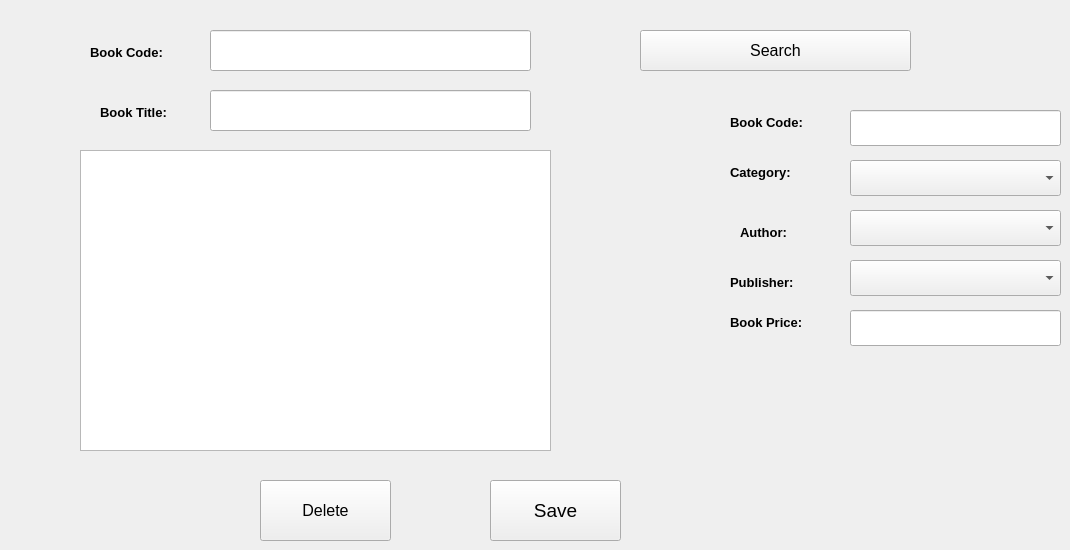
      <widget class="QWidget" name="tab_6">
       <attribute name="title">
        <string>Edit/Delete Book</string>
       </attribute>
       <widget class="QLineEdit" name="lineEdit_6">
        <property name="geometry">
         <rect>
          <x>850</x>
          <y>110</y>
          <width>211</width>
          <height>36</height>
         </rect>
        </property>
       </widget>
       <widget class="QLineEdit" name="lineEdit_7">
        <property name="geometry">
         <rect>
          <x>850</x>
          <y>310</y>
          <width>211</width>
          <height>36</height>
         </rect>
        </property>
       </widget>
       <widget class="QComboBox" name="comboBox_6">
        <property name="geometry">
         <rect>
          <x>850</x>
          <y>260</y>
          <width>211</width>
          <height>36</height>
         </rect>
        </property>
       </widget>
       <widget class="QLabel" name="label_11">
        <property name="geometry">
         <rect>
          <x>730</x>
          <y>270</y>
          <width>89</width>
          <height>25</height>
         </rect>
        </property>
        <property name="font">
         <font>
          <family>Segoe UI</family>
          <pointsize>10</pointsize>
          <weight>75</weight>
          <bold>true</bold>
         </font>
        </property>
        <property name="text">
         <string>Publisher:</string>
        </property>
       </widget>
       <widget class="QComboBox" name="comboBox_7">
        <property name="geometry">
         <rect>
          <x>850</x>
          <y>210</y>
          <width>211</width>
          <height>36</height>
         </rect>
        </property>
       </widget>
       <widget class="QLabel" name="label_12">
        <property name="geometry">
         <rect>
          <x>730</x>
          <y>110</y>
          <width>103</width>
          <height>25</height>
         </rect>
        </property>
        <property name="font">
         <font>
          <family>Segoe UI</family>
          <pointsize>10</pointsize>
          <weight>75</weight>
          <bold>true</bold>
         </font>
        </property>
        <property name="text">
         <string>Book Code:</string>
        </property>
       </widget>
       <widget class="QLineEdit" name="lineEdit_8">
        <property name="geometry">
         <rect>
          <x>210</x>
          <y>90</y>
          <width>321</width>
          <height>41</height>
         </rect>
        </property>
       </widget>
       <widget class="QLabel" name="label_4">
        <property name="geometry">
         <rect>
          <x>100</x>
          <y>100</y>
          <width>95</width>
          <height>25</height>
         </rect>
        </property>
        <property name="font">
         <font>
          <family>Segoe UI</family>
          <pointsize>10</pointsize>
          <weight>75</weight>
          <bold>true</bold>
         </font>
        </property>
        <property name="text">
         <string>Book Title:</string>
        </property>
       </widget>
       <widget class="QLabel" name="label_13">
        <property name="geometry">
         <rect>
          <x>730</x>
          <y>310</y>
          <width>101</width>
          <height>25</height>
         </rect>
        </property>
        <property name="font">
         <font>
          <family>Segoe UI</family>
          <pointsize>10</pointsize>
          <weight>75</weight>
          <bold>true</bold>
         </font>
        </property>
        <property name="text">
         <string>Book Price:</string>
        </property>
       </widget>
       <widget class="QLabel" name="label_14">
        <property name="geometry">
         <rect>
          <x>740</x>
          <y>220</y>
          <width>69</width>
          <height>25</height>
         </rect>
        </property>
        <property name="font">
         <font>
          <family>Segoe UI</family>
          <pointsize>10</pointsize>
          <weight>75</weight>
          <bold>true</bold>
         </font>
        </property>
        <property name="text">
         <string>Author:</string>
        </property>
       </widget>
       <widget class="QLabel" name="label_15">
        <property name="geometry">
         <rect>
          <x>730</x>
          <y>160</y>
          <width>87</width>
          <height>25</height>
         </rect>
        </property>
        <property name="font">
         <font>
          <family>Segoe UI</family>
          <pointsize>10</pointsize>
          <weight>75</weight>
          <bold>true</bold>
         </font>
        </property>
        <property name="text">
         <string>Category:</string>
        </property>
       </widget>
       <widget class="QPushButton" name="pushButton_8">
        <property name="geometry">
         <rect>
          <x>490</x>
          <y>480</y>
          <width>131</width>
          <height>61</height>
         </rect>
        </property>
        <property name="font">
         <font>
          <family>Segoe UI</family>
          <pointsize>14</pointsize>
          <weight>50</weight>
          <bold>false</bold>
         </font>
        </property>
        <property name="text">
         <string>Save</string>
        </property>
       </widget>
       <widget class="QComboBox" name="comboBox_8">
        <property name="geometry">
         <rect>
          <x>850</x>
          <y>160</y>
          <width>211</width>
          <height>36</height>
         </rect>
        </property>
       </widget>
       <widget class="QLineEdit" name="lineEdit_9">
        <property name="geometry">
         <rect>
          <x>210</x>
          <y>30</y>
          <width>321</width>
          <height>41</height>
         </rect>
        </property>
       </widget>
       <widget class="QLabel" name="label_5">
        <property name="geometry">
         <rect>
          <x>90</x>
          <y>40</y>
          <width>103</width>
          <height>25</height>
         </rect>
        </property>
        <property name="font">
         <font>
          <family>Segoe UI</family>
          <pointsize>10</pointsize>
          <weight>75</weight>
          <bold>true</bold>
         </font>
        </property>
        <property name="text">
         <string>Book Code:</string>
        </property>
       </widget>
       <widget class="QPushButton" name="pushButton_9">
        <property name="geometry">
         <rect>
          <x>640</x>
          <y>30</y>
          <width>271</width>
          <height>41</height>
         </rect>
        </property>
        <property name="font">
         <font>
          <family>Segoe UI</family>
          <pointsize>12</pointsize>
          <weight>50</weight>
          <bold>false</bold>
         </font>
        </property>
        <property name="text">
         <string>Search</string>
        </property>
       </widget>
       <widget class="QPushButton" name="pushButton_10">
        <property name="geometry">
         <rect>
          <x>260</x>
          <y>480</y>
          <width>131</width>
          <height>61</height>
         </rect>
        </property>
        <property name="font">
         <font>
          <family>Segoe UI</family>
          <pointsize>12</pointsize>
          <weight>50</weight>
          <bold>false</bold>
         </font>
        </property>
        <property name="text">
         <string>Delete</string>
        </property>
       </widget>
       <widget class="QTextEdit" name="textEdit_2">
        <property name="geometry">
         <rect>
          <x>80</x>
          <y>150</y>
          <width>471</width>
          <height>301</height>
         </rect>
        </property>
       </widget>
      </widget>
